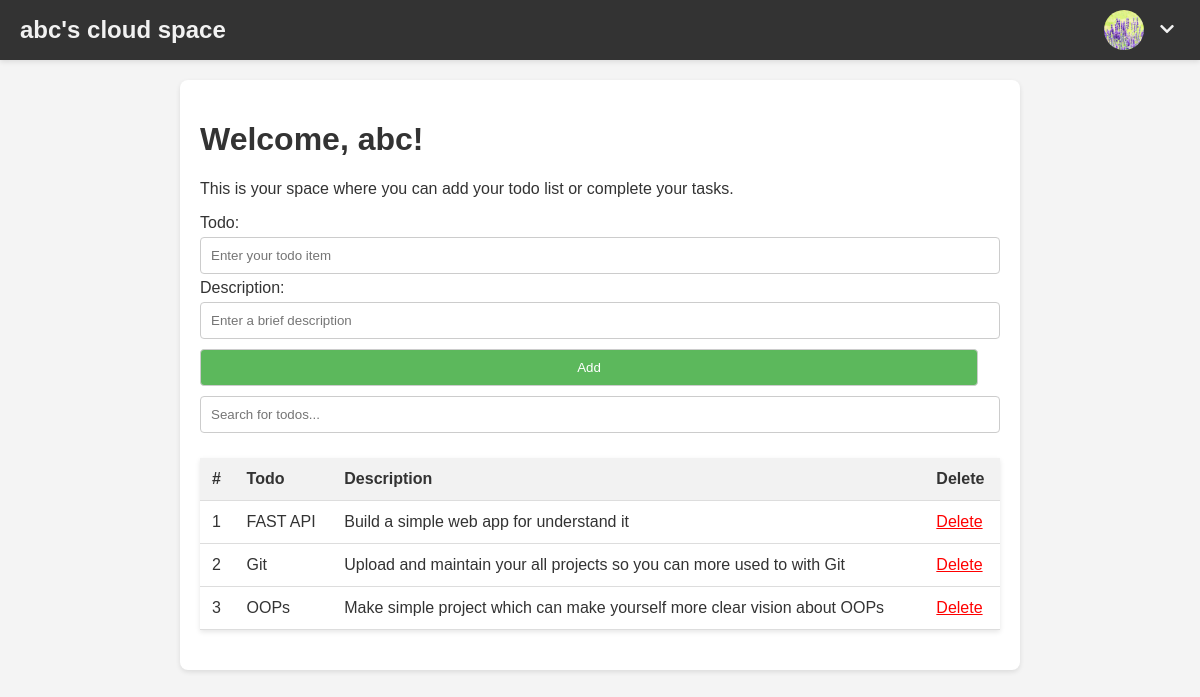
The page / (signed in) on the database its author committed.
### tables this page shows
CREATE TABLE todos (todo TEXT UNIQUE, description TEXT, username TEXT);

### servers/flask/flaskserver.py (the view, shortened to what this page needs)
    @app.route('/')
    @printheaders
    def home():
        if "username" in session:
            if session['username']:
                username = session['username']# Replace with the actual username
                conn = sqlite3.connect(Config().database)
                cursor = conn.cursor()
                cursor.execute("SELECT name FROM sqlite_master WHERE type='table' AND name='todos'")
                table_exists = cursor.fetchone()
                if not table_exists:
                    cursor.execute("CREATE TABLE IF NOT EXISTS users (email TEXT, username TEXT, password TEXT)")
                    cursor.execute("CREATE TABLE IF NOT EXISTS todos (todo TEXT UNIQUE, description TEXT, username TEXT)")
                cursor.execute("SELECT todo, description FROM todos WHERE username = ?", (username,))
                FlaskServer.todos = cursor.fetchall()
                conn.close()
                return  render_template('user_space.html',todos = FlaskServer.todos,username = session['username'])
            return render_template('home.html')

### servers/flask/flaskserver.py (called while the page is built)
    def printheaders(f):
        @wraps(f)
        def printallheaders(*args, **kwargs):
            headers = dict(request.headers)
            client_ip = request.remote_addr
            print("URL: %s" % request.base_url)
            print("Request IP: %s" % client_ip)
            print("Headers:")
            print(headers)
            return f(*args, **kwargs)
        return printallheaders

### templates/user_space.html (shortened to what this page needs)
<!DOCTYPE html>
<html lang="en">
<head>
    <link rel="stylesheet" href="https://cdnjs.cloudflare.com/ajax/libs/font-awesome/5.15.4/css/all.min.css">
</head>
<body>
    <div class="navbar">
        <a class="logo" href="#home">{{ username }}'s cloud space</a>
        <div class="profile-dropdown">
            <img class="profile-pic" src="/static/pi.jpg" alt="Profile Picture">
            <div class="dropdown">
                <button class="dropdown-toggle" type="button">
                    <i class="fas fa-chevron-down"></i>
                </button>
            </div>
        </div>
    </div>
    <div class="shiftleft">
        <h1>Welcome, {{ username }}!</h1>
        <p>This is your space where you can add your todo list or complete your tasks.</p>
        <form action="/add_todo" method="POST">
            <label for="todo">Todo:</label>
            <input type="text" id="todo" name="todo" required placeholder="Enter your todo item">
            <label for="description">Description:</label>
            <input type="text" id="description" name="description" required placeholder="Enter a brief description">
            <input type="submit" value="Add">
        </form>
        <div class="search-container">
            <input type="text" id="myInput" onkeyup="myFunction()" placeholder="Search for todos...">
        </div>
        <table id="todoTable">
            <thead>
                <tr>
                    <th>#</th>
                    <th>Todo</th>
                    <th>Description</th>
                    <th>Delete</th>
                </tr>
            </thead>
            <tbody>
                {% for todo in todos %}
                <tr>
                    <td>{{ loop.index }}</td>
                    <td>{{ todo[0] }}</td>
                    <td>{{ todo[1] }}</td>
                    <td><a href="/delete/{{ todo[0] }}/{{ todo[1] }}" style="color: red;">Delete</a></td>
                </tr>
                {% endfor %}
            </tbody>
        </table>
    </div>
</body>
</html>

### templates/user_space.html (style rules this page uses)
body { margin: 0; font-family: Arial, sans-serif; background-color: #f4f4f4; color: #333; }
.navbar { background-color: #333; display: flex; align-items: center; justify-content: space-between; padding: 10px 20px; color: #f2f2f2; box-shadow: 0 2px 5px rgba(0,0,0,0.1); }
.navbar .logo { font-size: 24px; font-weight: bold; text-decoration: none; color: #f2f2f2; }
.profile-dropdown { display: flex; align-items: center; position: relative; }
.profile-pic { width: 40px; height: 40px; border-radius: 50%; margin-right: 10px; }
.dropdown-toggle { background: transparent; border: none; cursor: pointer; font-size: 16px; color: #f2f2f2; }
table { border-collapse: collapse; width: 100%; margin: 20px 0; background: white; box-shadow: 0 2px 5px rgba(0,0,0,0.1); }
th, td { padding: 12px; text-align: left; border-bottom: 1px solid #ddd; }
th { background-color: #f2f2f2; }
h1 { color: #333; }
input[type="text"], input[type="submit"] { padding: 10px; margin: 5px 0; border: 1px solid #ccc; border-radius: 4px; width: calc(100% - 22px); }
input[type="submit"] { background-color: #5cb85c; color: white; cursor: pointer; }
.search-container { margin-bottom: 20px; }
.shiftleft { max-width: 800px; margin: 20px auto; padding: 20px; background: white; border-radius: 8px; box-shadow: 0 2px 5px rgba(0,0,0,0.1); }

### rows shown on the page
todos: todo "FAST API", description "Build a simple web app for understand it"
todos: todo "Git", description "Upload and maintain your all projects so you can more used to with Git"
todos: todo "OOPs", description "Make simple project which can make yourself more clear vision about OOPs"

### other values the page prints
{{ username }} "abc"
